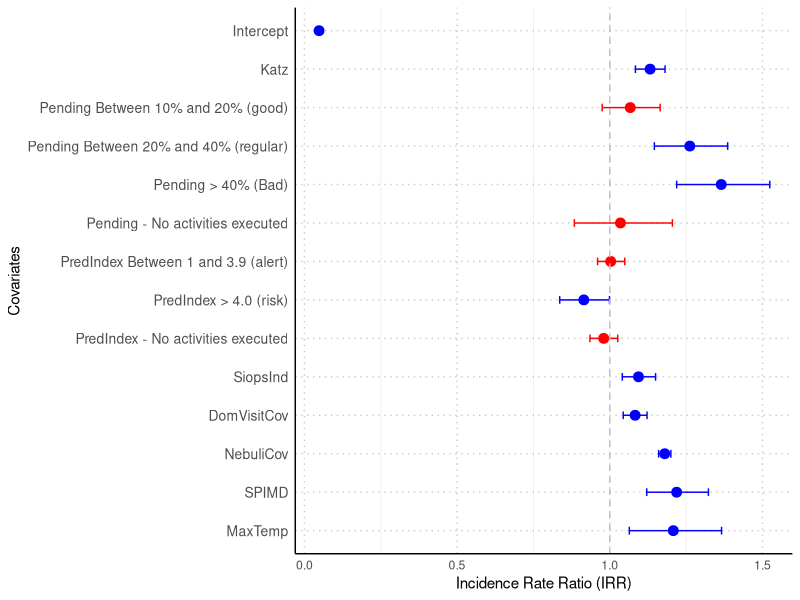

R code for this plot:
library(ggplot2)

Covariates = c("Intercept","Katz","Pending Between 10% and 20% (good)",
"Pending Between 20% and 40% (regular)","Pending > 40% (Bad)",
"Pending - No activities executed","PredIndex Between 1 and 3.9 (alert)",
"PredIndex > 4.0 (risk)","PredIndex - No activities executed",
"SiopsInd","DomVisitCov","NebuliCov","SPIMD","MaxTemp")

IRR =   c(0.048,1.132,1.067,1.262,1.365,1.035,1.003,0.915,0.980,1.094,1.083,1.180,1.219,1.208)
lower = c(0.044,1.084,0.975,1.146,1.219,0.884,0.960,0.836,0.935,1.041,1.044,1.160,1.121,1.064)
upper = c(0.052,1.181,1.165,1.386,1.524,1.205,1.049,0.999,1.026,1.150,1.122,1.200,1.323,1.366)

data <- data.frame(Covariates,IRR,lower, upper)
data$Covariates <- factor(data$Covariates, levels = rev(data$Covariates)) #(para deixar na mesma ordem)

data$color <- ifelse(data$upper <1 & data$lower  < 1, "blue",
              ifelse(data$lower <1 & data$upper >1, "red","blue")) # Vermelho se intervalo contiver 1, caso contrário, azul

# Criar o gráfico
ggplot(data, aes(x = IRR, y = Covariates)) +
  geom_point(aes(color = color), size = 3) +
  geom_errorbarh(aes(xmin = lower, xmax = upper, color = color), height = 0.2) + # Barras de erro coloridas
  geom_vline(xintercept = 1, linetype = "dashed", color = "gray") + # Linha de referência
  labs(
    x = "Incidence Rate Ratio (IRR)", 
    y = "Covariates"
  ) +
  scale_color_identity() + # Usa as cores definidas em 'color' diretamente
  theme_minimal() +
  theme(
    panel.grid.major = element_line(color = "gray80", linetype = "dotted"), # Linhas de fundo pontilhadas
    axis.line.x = element_line(color = "black"), # Adiciona linha no eixo X
    axis.line.y = element_line(color = "black"), # Adiciona linha no eixo Y
    axis.text.y = element_text(size = 10)
  )

